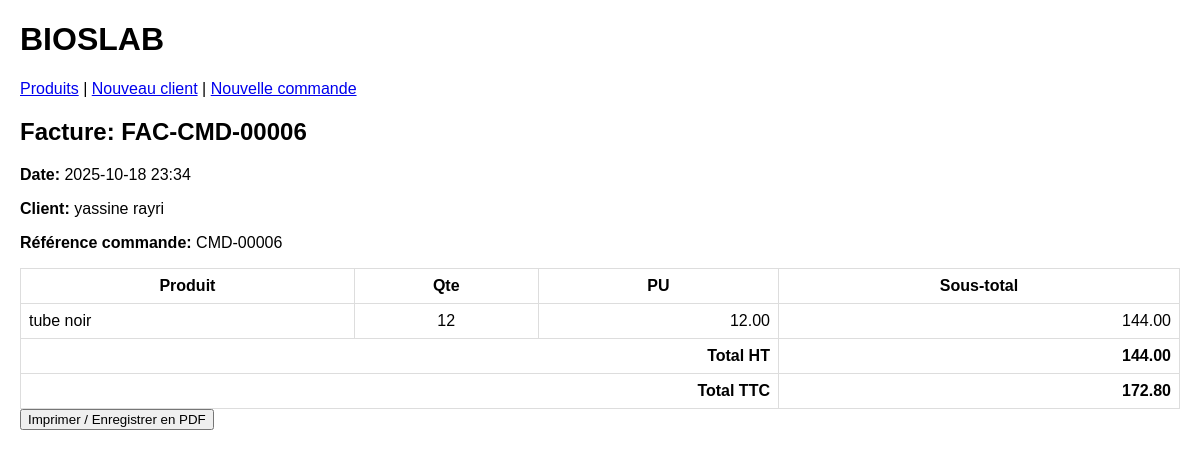
Page /order/45/invoice/ on the committed database.
### stock/models.py (models this page shows, shortened)
class Invoice(models.Model):
    order = models.OneToOneField(Order, on_delete=models.CASCADE, related_name="invoice")
    numero = models.CharField(max_length=100, unique=True)
    date = models.DateTimeField(default=timezone.now)
    paid = models.BooleanField(default=False)
    class Meta:
        verbose_name = "Facture"
    def total(self):
        return self.order.total()

class Order(models.Model):
    client = models.ForeignKey(Client, on_delete=models.PROTECT, related_name="orders")
    date = models.DateTimeField(default=timezone.now)
    reference = models.CharField(max_length=100, unique=True)
    validated = models.BooleanField(default=False)  # Si validée -> reduction stock et possible génération facture
    note = models.TextField(blank=True)
    class Meta:
        verbose_name = "Commande"
    def total(self):
        return sum(item.subtotal() for item in self.items.all())

class Client(models.Model):
    nom = models.CharField(max_length=200)
    adresse = models.TextField(blank=True)
    telephone = models.CharField(max_length=50, blank=True)
    email = models.EmailField(blank=True)
    created_at = models.DateTimeField(auto_now_add=True)

class OrderItem(models.Model):
    order = models.ForeignKey(Order, on_delete=models.CASCADE, related_name="items")
    product = models.ForeignKey(Product, on_delete=models.PROTECT)
    quantite = models.PositiveIntegerField()
    prix_unitaire = models.DecimalField(max_digits=10, decimal_places=2)
    def subtotal(self):
        return self.quantite * self.prix_unitaire

class Product(models.Model):
    reference = models.CharField(max_length=50, unique=True)
    nom = models.CharField(max_length=200)
    description = models.TextField(blank=True)
    prix_unitaire = models.DecimalField(max_digits=10, decimal_places=2)
    quantite_stock = models.PositiveIntegerField(default=0)
    class Meta:
        verbose_name = "Produit"

### stock/views.py (the view)
# urls.py: path('order/<int:order_id>/invoice/', views.generate_invoice, name='generate_invoice'),
def generate_invoice(request, order_id):
    order = get_object_or_404(Order, pk=order_id)
    invoice, created = Invoice.objects.get_or_create(
        order=order,
        defaults={'numero': f"FAC-{order.reference}"}
    )
    price_ht = invoice.total()
    taux_tva = Decimal('0.20')
    price_ttc = float(price_ht * (Decimal('1.00') + taux_tva))
    return render(request, 'stock/invoice.html', {'invoice': invoice, 'order': order,'price_ttc':price_ttc })

### stock/templates/stock/invoice.html (shortened to what this page needs)
{% extends 'stock/base.html' %}
{% block content %}
<div>
  <h2>Facture: {{ invoice.numero }}</h2>
  <p><strong>Date:</strong> {{ invoice.date|date:"Y-m-d H:i" }}</p>
  <p><strong>Client:</strong> {{ order.client.nom }}</p>
  <p><strong>Référence commande:</strong> {{ order.reference }}</p>
  <table>
    <thead><tr><th>Produit</th><th>Qte</th><th>PU</th><th>Sous-total</th></tr></thead>
    <tbody>
      {% for item in order.items.all %}
      <tr>
        <td>{{ item.product.nom }}</td>
        <td class="center">{{ item.quantite }}</td>
        <td class="right">{{ item.prix_unitaire }}</td>
        <td class="right">{{ item.subtotal }}</td>
      </tr>
      {% endfor %}
      <tr>
        <td colspan="3" class="right"><strong>Total HT</strong></td>
        <td class="right"><strong>{{ invoice.total }}</strong></td>
        </tr>
        <tr>
        <td colspan="3" class="right"><strong>Total TTC</strong></td>
        <td class="right"><strong>{{ price_ttc|floatformat:2 }}</strong></td>
      </tr>
    </tbody>
  </table>
  <div class="no-print">
    <button onclick="window.print()">Imprimer / Enregistrer en PDF</button>
  </div>
</div>
{% endblock %}

### stock/templates/stock/base.html (style rules this page uses)
body { font-family: Arial, sans-serif; margin:20px; }
table { width:100%; border-collapse: collapse; }
th,td { padding:8px; border:1px solid #ddd; }
.right { text-align:right; }
.center { text-align:center; }

### rows in the picture
Invoice: numero "FAC-CMD-00006", date "2025-10-18 23:34", total "144.00"
Order: client.nom "yassine rayri", reference "CMD-00006"
OrderItem: product.nom "tube noir", quantite "12", prix_unitaire "12.00", subtotal "144.00"

### other values in the picture
{{ price_ttc|floatformat:2 }} "172.80"
